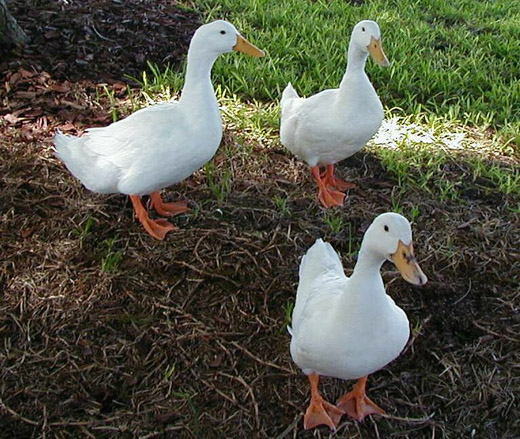
#> input picture duck.jpg, 520 x 439 px
$ python object_count_ha.py
#> lines starting #> are read from the running program, lines starting #| are printed output that depends on the picture; after the words box and inside, x2 and y2 are one past the last pixel; in counts of white or black regions, pixels touching at a corner belong together
import cv2
import numpy as np
import matplotlib.pyplot as plt

img = cv2.imread('duck.jpg',1)
#> img is the input picture: shape (439, 520, 3); mean B, G, R 68.2, 82.9, 82.5
gray_im = cv2.cvtColor(img, cv2.COLOR_BGR2GRAY)
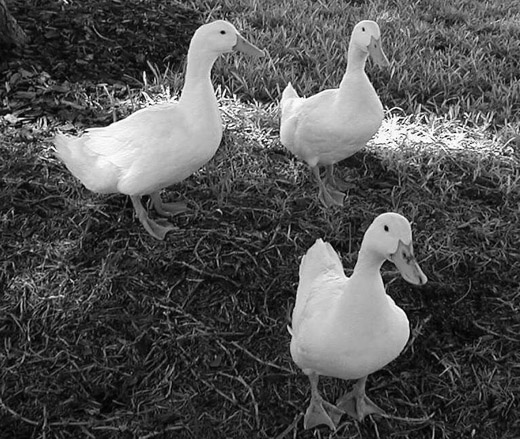
#> gray_im: shape (439, 520); min 0, max 255, mean 81.1

gray_correct = np.array(255 * (gray_im / 255) ** 2, dtype='uint8')
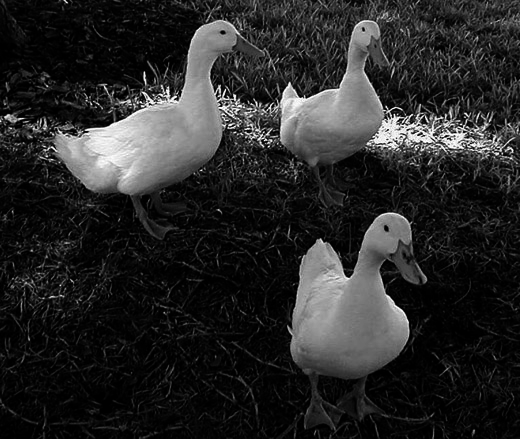
#> gray_correct: shape (439, 520); min 0, max 255, mean 40


thresh = cv2.adaptiveThreshold(gray_correct, 255, cv2.ADAPTIVE_THRESH_GAUSSIAN_C, cv2.THRESH_BINARY, 255, 19)
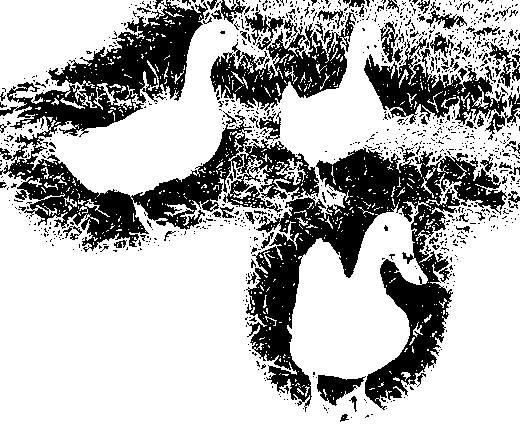
#> thresh: shape (439, 520); 71.3% white; 1028 black regions (934 under 20 px), largest, box (x1, y1, x2, y2) and area: (0, 0, 319, 252) 22483, (246, 147, 507, 412) 22460, (210, 10, 356, 111) 6066
thresh = cv2.bitwise_not(thresh)

kernel = np.ones((15,15), np.uint8)
img_dilation = cv2.dilate(thresh, kernel, iterations=1)
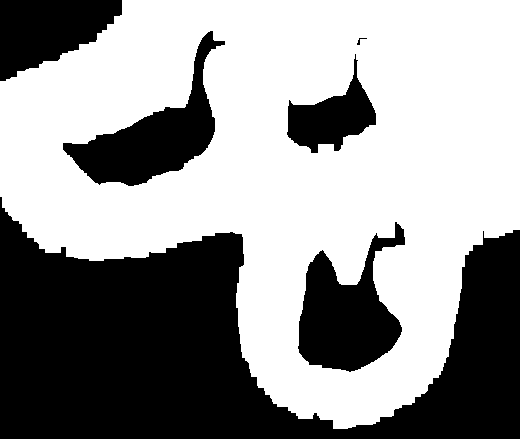
#> img_dilation: shape (439, 520); 58.9% white; 6 black regions, box (x1, y1, x2, y2) and area: (0, 197, 520, 439) 66344, (298, 222, 405, 372) 8697, (63, 31, 225, 186) 8339, (0, 0, 122, 81) 6523, (287, 54, 376, 153) 3859, (357, 38, 367, 45) 21
img_erode = cv2.erode(img_dilation,kernel, iterations=1)
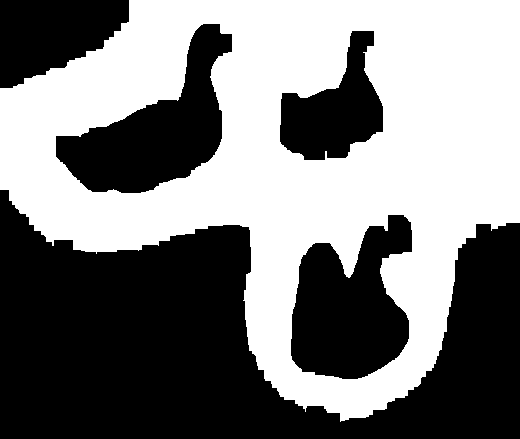
#> img_erode: shape (439, 520); 49.3% white; 1 white region, box (x1, y1, x2, y2) and area: (0, 0, 520, 422) 112547

ret, labels = cv2.connectedComponents(img_erode)
#> ret = 2
label_hue = np.uint8(179 * labels / np.max(labels))
blank_ch = 255 * np.ones_like(label_hue)
labeled_img = cv2.merge([label_hue, blank_ch, blank_ch])
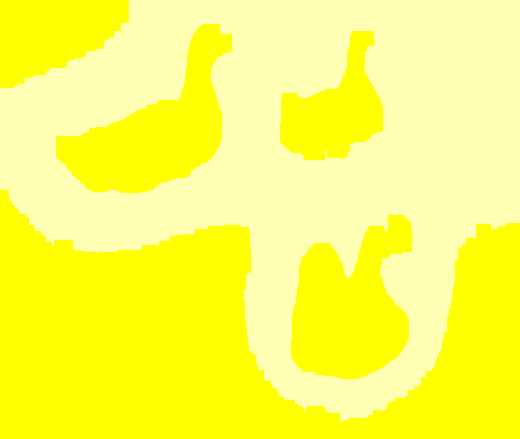
#> labeled_img: shape (439, 520, 3); mean of channels 0, 1, 2 88.3, 255, 255; drawn as B, G, R
labeled_img[label_hue == 0] = 0
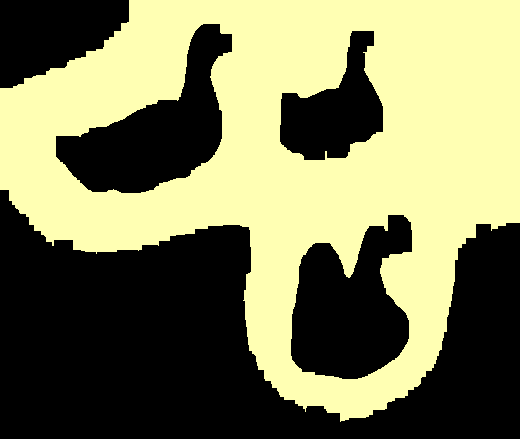
#> labeled_img: shape (439, 520, 3); mean of channels 0, 1, 2 88.3, 125.7, 125.7; drawn as B, G, R

plt.subplot(222)
plt.title('Objects counted:'+ str(ret-1))
plt.imshow(labeled_img)
print('objects number is:', ret-1)
#| objects number is: 1

plt.show()
